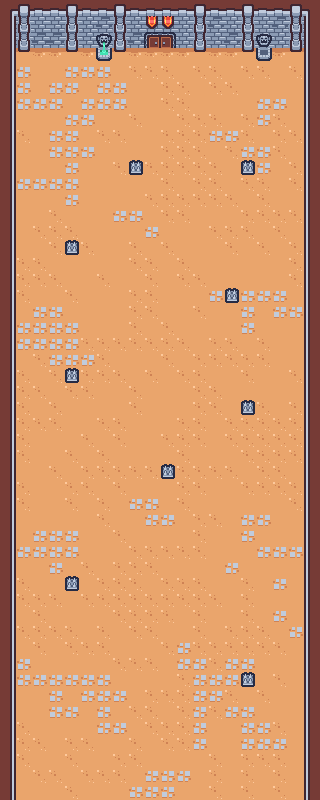

The image is a tile-based game level rendered from a .tmx file. Its description and source (layers, tilesets, objects; grid data summarised) follow:
An orthogonal 20x50 tile map with 16x16 px tiles, 4 tile layers (Walls, Ground, Deco, Spikes).

<map version="1.10" tiledversion="1.10.2" orientation="orthogonal" renderorder="right-down" width="20" height="50" tilewidth="16" tileheight="16" infinite="0" nextlayerid="5" nextobjectid="1">
 <tileset firstgid="1" name="Kennys-tiny-dung-set" tilewidth="16" tileheight="16" tilecount="132" columns="12">
  <image source="../kenney_tiny-dungeon/Tilemap/tilemap_packed.png" width="192" height="176" />
  <tile id="0">
   <properties>
    <property name="collides" type="bool" value="true" />
   </properties>
  </tile>
  <tile id="1">
   <properties>
    <property name="collides" type="bool" value="true" />
   </properties>
  </tile>
  <tile id="2">
   <properties>
    <property name="collides" type="bool" value="true" />
   </properties>
  </tile>
  <tile id="3">
   <properties>
    <property name="collides" type="bool" value="true" />
   </properties>
  </tile>
  <tile id="4">
   <properties>
    <property name="collides" type="bool" value="true" />
   </properties>
  </tile>
  <tile id="5">
   <properties>
    <property name="collides" type="bool" value="true" />
   </properties>
  </tile>
  <tile id="6">
   <properties>
    <property name="collides" type="bool" value="true" />
   </properties>
  </tile>
  <tile id="7">
   <properties>
    <property name="collides" type="bool" value="true" />
   </properties>
  </tile>
  <tile id="8">
   <properties>
    <property name="collides" type="bool" value="true" />
   </properties>
  </tile>
  <tile id="12">
   <properties>
    <property name="collides" type="bool" value="true" />
   </properties>
  </tile>
  <tile id="13">
   <properties>
    <property name="collides" type="bool" value="true" />
   </properties>
  </tile>
  <tile id="14">
   <properties>
    <property name="collides" type="bool" value="true" />
   </properties>
  </tile>
  <tile id="15">
   <properties>
    <property name="collides" type="bool" value="true" />
   </properties>
  </tile>
  <tile id="16">
   <properties>
    <property name="collides" type="bool" value="true" />
   </properties>
  </tile>
  <tile id="17">
   <properties>
    <property name="collides" type="bool" value="true" />
   </properties>
  </tile>
  <tile id="18">
   <properties>
    <property name="collides" type="bool" value="true" />
   </properties>
  </tile>
  <tile id="19">
   <properties>
    <property name="collides" type="bool" value="true" />
   </properties>
  </tile>
  <tile id="20">
   <properties>
    <property name="collides" type="bool" value="true" />
   </properties>
  </tile>
  <tile id="24">
   <properties>
    <property name="collides" type="bool" value="true" />
   </properties>
  </tile>
  <tile id="25">
   <properties>
    <property name="collides" type="bool" value="true" />
   </properties>
  </tile>
  <tile id="26">
   <properties>
    <property name="collides" type="bool" value="true" />
   </properties>
  </tile>
  <tile id="27">
   <properties>
    <property name="collides" type="bool" value="true" />
   </properties>
  </tile>
  <tile id="28">
   <properties>
    <property name="collides" type="bool" value="true" />
   </properties>
  </tile>
  <tile id="29">
   <properties>
    <property name="collides" type="bool" value="true" />
   </properties>
  </tile>
  <tile id="40">
   <properties>
    <property name="collides" type="bool" value="true" />
   </properties>
  </tile>
  <tile id="63">
   <properties>
    <property name="collides" type="bool" value="true" />
   </properties>
  </tile>
  <tile id="72">
   <properties>
    <property name="collides" type="bool" value="true" />
   </properties>
  </tile>
  <tile id="73">
   <properties>
    <property name="collides" type="bool" value="true" />
   </properties>
  </tile>
  <tile id="74">
   <properties>
    <property name="collides" type="bool" value="true" />
   </properties>
  </tile>
  <tile id="75">
   <properties>
    <property name="collides" type="bool" value="true" />
   </properties>
  </tile>
  <tile id="76">
   <properties>
    <property name="collides" type="bool" value="true" />
   </properties>
  </tile>
  <tile id="77">
   <properties>
    <property name="collides" type="bool" value="true" />
   </properties>
  </tile>
  <tile id="78">
   <properties>
    <property name="collides" type="bool" value="true" />
   </properties>
  </tile>
  <tile id="82">
   <properties>
    <property name="collides" type="bool" value="false" />
   </properties>
  </tile>
  <tile id="89">
   <properties>
    <property name="collides" type="bool" value="true" />
   </properties>
  </tile>
  <tile id="90">
   <properties>
    <property name="collides" type="bool" value="true" />
   </properties>
  </tile>
  <tile id="91">
   <properties>
    <property name="collides" type="bool" value="true" />
   </properties>
  </tile>
  <tile id="92">
   <properties>
    <property name="collides" type="bool" value="true" />
   </properties>
  </tile>
 </tileset>
 <layer id="1" name="Walls" width="20" height="50">
  <data>[1000 cells, 148 non-empty, 11 distinct tile ids]</data>
 </layer>
 <layer id="2" name="Ground" width="20" height="50" locked="1">
  <data>[1000 cells, 846 non-empty, 5 distinct tile ids]</data>
 </layer>
 <layer id="3" name="Deco" width="20" height="50" locked="1">
  <data>[1000 cells, 8 non-empty, 6 distinct tile ids]</data>
 </layer>
 <layer id="4" name="Spikes" width="20" height="50" locked="1">
  <data>[1000 cells, 9 non-empty, 1 distinct tile ids]</data>
 </layer>
</map>
